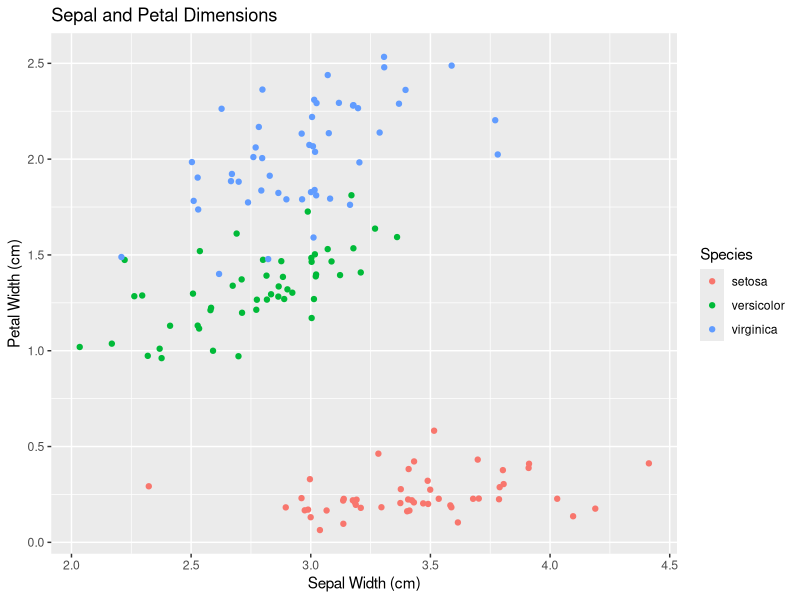

Reproduce this figure in R.
## ---- chunk 1

## ---- chunk 2
#| echo: false
2 * 2
## ---- chunk 3
#| label: fig-iris
#| fig-width: 8
#| fig-height: 4 # Change the figure dimensions using fig-width/height
#| out-width: 80% # This changes the size of the figure as rendered in the text. 
#| fig-cap: "This figure shows the relationship between sepal width and petal width in irises. I've used geom_jitter to combat overplotting, as the data are measured in relatively consistent increments. The figure is drawn with `ggplot2` [@ggplot2-package]."
#| echo: false


data(iris)
library(ggplot2)
ggplot(iris, aes(x = Sepal.Width, y = Petal.Width, color = Species)) + 
  geom_jitter() + 
  xlab("Sepal Width (cm)") + ylab("Petal Width (cm)") + 
  ggtitle("Sepal and Petal Dimensions")
